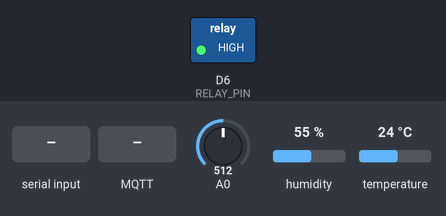
Recording of a sketch running on a simulated ESP8266 (NodeMCU). Parts: switched loads named in the sketch (green lamp = pin HIGH). The test bench sets the inputs (shaded band); at power-on: A0 = 512, humidity 55 %, temperature 24 °C. WiFi joins after 1.5 s; servers stay silent unless stated; the local clock reads 2024-03-15 10:24:30 at power-on unless the sketch sets it; storage starts empty; no MQTT or app messages arrive unless stated; web services answer with replies made up by the test bench; pins used as bus, display or sensor lines are not drawn; what the sketch prints to the serial monitor is not drawn.

Above: at 2.8 s.
2.9 s: "PUMP90\n" received over Serial
At 3.7 s:
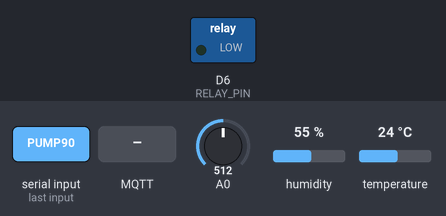
5.9 s: MQTT message "STOP" arrives on the first subscribed topic
At 7.0 s:
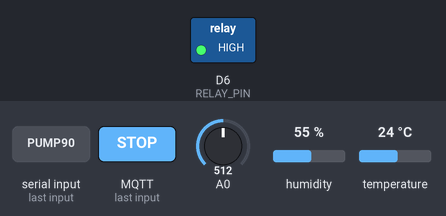
Timing chart, 0 to 8.9 s (numbered marks = the images above; inputs shaded):
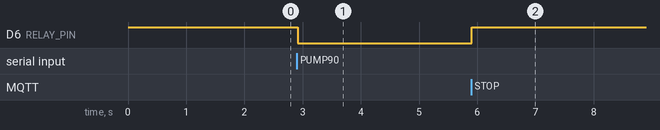

The sketch:

sulama_node.ino
```cpp
// Akıllı sulama düğümü: NodeMCU (ESP8266)
// Toprak nemi (ADS1115 / A0) + DHT11 okur. Veriyi birincil olarak ev sunucusundaki MQTT'ye (Mosquitto),
// ikincil olarak ThingSpeak'e gönderir. Seri porta da JSON satırı basar. Birincil teslim
// başarısızsa LittleFS'e CSV yedeği yazar. Pompa seri komutla ya da MQTT komutuyla, güvenli
// sınırlar içinde çalıştırılır.
//
// Gerekli kütüphaneler (Arduino IDE / PlatformIO): "DHT sensor library" (Adafruit),
// "Adafruit Unified Sensor", "PubSubClient" (Nick O'Leary), "Adafruit ADS1X15", "LittleFS".
// Kart: NodeMCU 1.0 (ESP-12E Module), ESP8266 çekirdeği 3.x.
//
// Pin Haritası (ADS1115 I2C çakışması çözülmüş - tezgâhta doğrulanmalı):
//   I2C SDA=D2 (GPIO4), SCL=D1 (GPIO5)
//   DHT=D5 (GPIO14), Röle=D6 (GPIO12), Toprak VCC=D7 (GPIO13)
//   Boot pinleri D3, D4, D8 kullanılmaz.
//
// MQTT konuları: sulama/<NODE_ID>/telemetry (JSON), /status (online/offline, retained),
//                /cmd (komut: PUMP, STOP, STATUS), /ack (komut yanıtı)

#include <Arduino.h>
#include <ESP8266WiFi.h>
#include <ESP8266HTTPClient.h>
#include <WiFiClient.h>
#include <WiFiClientSecure.h>
#include <PubSubClient.h>
#include <LittleFS.h>
#include <Wire.h>
#include <time.h>
#include <DHT.h>
#include "config.h"

// Hata bayrakları (err alanı, bit maskesi)
#define ERR_DHT 1
#define ERR_SOIL 2
#define ERR_WIFI 4
#define ERR_UPLOAD 8   // ThingSpeak gönderimi başarısız
#define ERR_MQTT 16    // MQTT yayını başarısız

static const char *BACKUP_FILE = "/backup.csv";
static const char *BACKUP_HEADER = "epoch,seq,up_s,soil_raw,soil_pct,soil_vwc,temp_c,hum_pct,pump_s,rssi,err,sent";

DHT dht(DHT_PIN, DHT11);
WiFiClient mqttNet;
PubSubClient mqtt(mqttNet);

String topicTelemetry;
String topicStatus;
String topicCmd;
String topicAck;
bool mqttTriedOnce = false;
uint32_t lastMqttTryMs = 0;

uint32_t seqNo = 0;
uint32_t lastReadMs = 0;
bool firstRead = true;

bool pumpOn = false;
bool everPumped = false;
uint32_t pumpStartMs = 0;
uint32_t pumpUntilMs = 0;
uint32_t lastPumpEndMs = 0;
uint32_t pumpTotalMs = 0;

// ---------- Mesaj yardımcısı ----------
void say(const String &msg) {
  Serial.println("# " + msg);
  if (MQTT_ENABLED && mqtt.connected()) mqtt.publish(topicAck.c_str(), msg.c_str());
}

// ---------- Röle / Pompa Güvenliği ----------
void relaySet(bool on) {
  bool pinState = RELAY_ACTIVE_LOW ? !on : on;
  digitalWrite(RELAY_PIN, pinState ? HIGH : LOW);
}

void pumpStop() {
  relaySet(false);
  if (pumpOn) {
    uint32_t now = millis();
    pumpTotalMs += (uint32_t)(now - pumpStartMs);
    lastPumpEndMs = now;
    everPumped = true;
    pumpOn = false;
    say("PUMP durdu");
  }
}

void pumpStart(int sec) {
  if (sec < 1) sec = 1;
  if (sec > PUMP_MAX_S) sec = PUMP_MAX_S;
  uint32_t now = millis();
  if (pumpOn) {
    say("PUMP zaten acik");
    return;
  }
  if (everPumped && (uint32_t)(now - lastPumpEndMs) < (uint32_t)PUMP_MIN_REST_S * 1000UL) {
    say("PUMP reddedildi: dinlenme suresi dolmadi");
    return;
  }
  relaySet(true);
  pumpOn = true;
  pumpStartMs = now;
  pumpUntilMs = now + (uint32_t)sec * 1000UL;
  say("PUMP basladi: " + String(sec) + " sn");
}

float pumpSecondsTotal() {
  uint32_t ms = pumpTotalMs;
  if (pumpOn) ms += (uint32_t)(millis() - pumpStartMs);
  return ms / 1000.0f;
}

// ---------- Sensör Okuma ve Kalibrasyon ----------
int readSoilRawChannel(int channel) {
  if (SOIL_POWER_PIN >= 0) {
    digitalWrite(SOIL_POWER_PIN, HIGH);
    delay(SOIL_SETTLE_MS);
  }
  long sum = 0;
  for (int i = 0; i < SOIL_SAMPLES; i++) {
    sum += analogRead(A0);
    delay(4);
  }
  if (SOIL_POWER_PIN >= 0) digitalWrite(SOIL_POWER_PIN, LOW);
  return (int)(sum / SOIL_SAMPLES);
}

float rawToVWC(int raw) {
  #ifdef CALIB_SLOPE
    float vwc = CALIB_SLOPE * (float)raw + CALIB_INTERCEPT;
    if (vwc < 0.0f) vwc = 0.0f;
    if (vwc > 0.60f) vwc = 0.60f;
    return vwc;
  #else
    return (float)(SOIL_RAW_DRY - raw) / (float)(SOIL_RAW_DRY - SOIL_RAW_WET) * 0.40f;
  #endif
}

float soilPercent(int raw) {
  float p = (float)(SOIL_RAW_DRY - raw) * 100.0f / (float)(SOIL_RAW_DRY - SOIL_RAW_WET);
  if (p < 0.0f) p = 0.0f;
  if (p > 100.0f) p = 100.0f;
  return p;
}

// ---------- Biçimlendirme ----------
void fmtNum(char *buf, size_t n, float v, int decimals, const char *nanText) {
  if (isnan(v)) snprintf(buf, n, "%s", nanText);
  else snprintf(buf, n, "%.*f", decimals, v);
}

void buildJson(char *out, size_t n, uint32_t ep, uint32_t upS, int soilRaw, float soilPct, float soilVwc,
               float t, float h, float pumpS, int rssi, int err) {
  char ts[12], hs[12], ps[12], pu[12], vs[12];
  fmtNum(ts, sizeof(ts), t, 1, "null");
  fmtNum(hs, sizeof(hs), h, 1, "null");
  fmtNum(ps, sizeof(ps), soilPct, 1, "null");
  fmtNum(vs, sizeof(vs), soilVwc, 3, "null");
  fmtNum(pu, sizeof(pu), pumpS, 1, "null");

  // Geriye uyumlu JSON yükü: soil_raw, soil_pct korunur + soil_vwc_0 eklenir
  snprintf(out, n,
           "{\"node\":\"%s\",\"seq\":%lu,\"up\":%lu,\"ts\":%lu,\"soil_raw\":%d,\"soil_pct\":%s,"
           "\"soil_vwc\":%s,\"temp_c\":%s,\"hum_pct\":%s,\"pump_s\":%s,\"rssi\":%d,\"err\":%d}",
           NODE_ID, (unsigned long)seqNo, (unsigned long)upS, (unsigned long)ep, soilRaw, ps, vs, ts, hs, pu, rssi,
           err);
}

// ---------- Yerel Yedek (LittleFS) ----------
void backupAppend(const char *line) {
  FSInfo info;
  if (LittleFS.info(info) && info.usedBytes > BACKUP_MAX_BYTES) return;
  bool isNew = !LittleFS.exists(BACKUP_FILE);
  File f = LittleFS.open(BACKUP_FILE, "a");
  if (!f) return;
  if (isNew) f.println(BACKUP_HEADER);
  f.println(line);
  f.close();
}

// ---------- ThingSpeak ----------
bool tsPost(const String &body) {
  HTTPClient http;
  http.setTimeout(4000);
  int code = -1;
  String resp;
  if (TS_USE_HTTPS) {
    BearSSL::WiFiClientSecure client;
    client.setInsecure();
    if (!http.begin(client, "https://api.thingspeak.com/update")) return false;
    http.addHeader("Content-Type", "application/x-www-form-urlencoded");
    code = http.POST(body);
    if (code > 0) resp = http.getString();
    http.end();
  } else {
    WiFiClient client;
    if (!http.begin(client, "http://api.thingspeak.com/update")) return false;
    http.addHeader("Content-Type", "application/x-www-form-urlencoded");
    code = http.POST(body);
    if (code > 0) resp = http.getString();
    http.end();
  }
  resp.trim();
  return code == 200 && resp.length() > 0 && resp != "0";
}

// ---------- Komutlar ----------
void printStatus() {
  say(String("durum: wifi=") + (WiFi.status() == WL_CONNECTED ? "bagli" : "yok") + ", mqtt=" +
      (mqtt.connected() ? "bagli" : "yok") + ", up=" + String(millis() / 1000) + "s, seq=" + String(seqNo) +
      ", pompa=" + (pumpOn ? "acik" : "kapali") + ", toplam_pompa=" + String(pumpSecondsTotal(), 1) + "s");
}

void handleCommand(const String &raw, bool fromSerial) {
  String cmd = raw;
  cmd.trim();
  cmd.toUpperCase();
  if (cmd.length() == 0) return;

  if (cmd.startsWith("PUMP")) {
    int sec = cmd.substring(4).toInt();
    if (sec <= 0) say("kullanim: PUMP <saniye>");
    else pumpStart(sec);
  } else if (cmd == "STOP") {
    pumpStop();
  } else if (cmd == "STATUS") {
    printStatus();
  } else if (fromSerial && cmd == "RAW") {
    say("RAW=" + String(readSoilRawChannel(0)));
  } else if (fromSerial && cmd == "DUMP") {
    if (!LittleFS.exists(BACKUP_FILE)) {
      say("yedek dosyasi yok");
    } else {
      File f = LittleFS.open(BACKUP_FILE, "r");
      Serial.println("# DUMP basliyor");
      while (f && f.available()) Serial.write(f.read());
      if (f) f.close();
      Serial.println("# DUMP bitti");
    }
  } else if (fromSerial && cmd == "CLEAR") {
    LittleFS.remove(BACKUP_FILE);
    say("yedek silindi");
  } else {
    say(fromSerial ? "komutlar: RAW, PUMP <sn>, STOP, STATUS, DUMP, CLEAR" : "komutlar: PUMP <sn>, STOP, STATUS");
  }
}

void handleSerial() {
  while (Serial.available()) {
    String cmd = Serial.readStringUntil('\n');
    handleCommand(cmd, true);
  }
}

void onMqttMessage(char *topic, byte *payload, unsigned int len) {
  String cmd;
  for (unsigned int i = 0; i < len && i < 32; i++) cmd += (char)payload[i];
  handleCommand(cmd, false);
}

// ---------- MQTT ----------
bool mqttEnsure() {
  if (!MQTT_ENABLED) return false;
  if (WiFi.status() != WL_CONNECTED) return false;
  if (mqtt.connected()) return true;
  uint32_t now = millis();
  if (mqttTriedOnce && (uint32_t)(now - lastMqttTryMs) < 10000UL) return false;
  mqttTriedOnce = true;
  lastMqttTryMs = now;
  bool ok = mqtt.connect(NODE_ID, MQTT_USER, MQTT_PASS, topicStatus.c_str(), 1, true, "offline");
  if (ok) {
    mqtt.publish(topicStatus.c_str(), "online", true);
    mqtt.subscribe(topicCmd.c_str());
    Serial.println("# MQTT baglandi");
  } else {
    Serial.printf("# MQTT baglanamadi, durum=%d\n", mqtt.state());
  }
  return ok;
}

// ---------- WiFi ----------
void connectWifi(uint32_t timeoutMs) {
  if (WiFi.status() == WL_CONNECTED) return;
  WiFi.mode(WIFI_STA);
  WiFi.begin(WIFI_SSID, WIFI_PASS);
  uint32_t t0 = millis();
  while (WiFi.status() != WL_CONNECTED && (uint32_t)(millis() - t0) < timeoutMs) {
    delay(250);
  }
  if (WiFi.status() == WL_CONNECTED) {
    Serial.printf("# WiFi baglandi, IP: %s\n", WiFi.localIP().toString().c_str());
  } else {
    Serial.println("# WiFi baglanamadi");
  }
}

void doReading() {
  seqNo++;
  int err = 0;

  int soilRaw = readSoilRawChannel(0);
  float soilPct = soilPercent(soilRaw);
  float soilVwc = rawToVWC(soilRaw);
  if (soilRaw <= 5 || soilRaw >= 1023) err |= ERR_SOIL;

  float t = dht.readTemperature();
  float h = dht.readHumidity();
  if (isnan(t) || isnan(h)) {
    err |= ERR_DHT;
    t = NAN;
    h = NAN;
  }

  float pumpS = pumpSecondsTotal();
  bool wifiUp = (WiFi.status() == WL_CONNECTED);
  int rssi = wifiUp ? WiFi.RSSI() : 0;
  uint32_t upS = millis() / 1000;
  time_t epoch = time(nullptr);
  uint32_t ep = (epoch > 1700000000) ? (uint32_t)epoch : 0;
  if (!wifiUp) err |= ERR_WIFI;

  int sent = 0;

  // 1) Birincil: Yerel MQTT
  if (MQTT_ENABLED) {
    if (wifiUp && mqttEnsure()) {
      char json[280];
      buildJson(json, sizeof(json), ep, upS, soilRaw, soilPct, soilVwc, t, h, pumpS, rssi, err);
      if (mqtt.publish(topicTelemetry.c_str(), json)) sent |= 2;
    }
    if (!(sent & 2)) err |= ERR_MQTT;
  }

  // 2) İkincil: ThingSpeak (8 Alan Eşlemesi)
  if (TS_ENABLED && wifiUp) {
    String body = "api_key=" TS_WRITE_KEY;
    body += "&field1=" + String(soilRaw);
    body += "&field2=" + String(soilPct, 1);
    if (!isnan(t)) body += "&field3=" + String(t, 1);
    if (!isnan(h)) body += "&field4=" + String(h, 1);
    body += "&field5=" + String(pumpS, 1);
    body += "&field6=" + String(rssi);
    body += "&field7=" + String(seqNo);
    body += "&field8=" + String(err);
    if (tsPost(body)) sent |= 1;
    else err |= ERR_UPLOAD;
  } else if (TS_ENABLED) {
    err |= ERR_UPLOAD;
  }

  // Seri porta JSON bas
  char json[280];
  buildJson(json, sizeof(json), ep, upS, soilRaw, soilPct, soilVwc, t, h, pumpS, rssi, err);
  Serial.println(json);

  // Yedek LittleFS
  bool primaryOk = MQTT_ENABLED ? ((sent & 2) != 0) : ((sent & 1) != 0);
  if (!primaryOk) {
    char tt[12], hh[12], pp[12], uu[12], vs[12], line[180];
    fmtNum(tt, sizeof(tt), t, 1, "");
    fmtNum(hh, sizeof(hh), h, 1, "");
    fmtNum(pp, sizeof(pp), soilPct, 1, "");
    fmtNum(vs, sizeof(vs), soilVwc, 3, "");
    fmtNum(uu, sizeof(uu), pumpS, 1, "");
    snprintf(line, sizeof(line), "%lu,%lu,%lu,%d,%s,%s,%s,%s,%s,%d,%d,%d", (unsigned long)ep, (unsigned long)seqNo,
             (unsigned long)upS, soilRaw, pp, vs, tt, hh, uu, rssi, err, sent);
    backupAppend(line);
  }
}

void setup() {
  // Önce röleyi KAPALI yap (aktif-LOW röle için HIGH yazılır)
  pinMode(RELAY_PIN, OUTPUT);
  relaySet(false);

  if (SOIL_POWER_PIN >= 0) {
    pinMode(SOIL_POWER_PIN, OUTPUT);
    digitalWrite(SOIL_POWER_PIN, LOW);
  }

  Serial.begin(115200);
  Serial.setTimeout(50);
  delay(150);
  Serial.println();
  Serial.println("# sulama_node basliyor (ADS1115 uyumlu)");

  topicTelemetry = String("sulama/") + NODE_ID + "/telemetry";
  topicStatus = String("sulama/") + NODE_ID + "/status";
  topicCmd = String("sulama/") + NODE_ID + "/cmd";
  topicAck = String("sulama/") + NODE_ID + "/ack";

  dht.begin();
  if (!LittleFS.begin()) {
    Serial.println("# LittleFS baslatilamadi");
  }

  if (MQTT_ENABLED) {
    mqtt.setServer(MQTT_HOST, MQTT_PORT);
    mqtt.setCallback(onMqttMessage);
  }

  configTime(0, 0, "pool.ntp.org", "time.nist.gov");
  connectWifi(10000);
}

void loop() {
  handleSerial();

  if (pumpOn && (int32_t)(millis() - pumpUntilMs) >= 0) {
    pumpStop();
  }

  if (MQTT_ENABLED) {
    if (WiFi.status() == WL_CONNECTED) mqttEnsure();
    mqtt.loop();
  }

  uint32_t now = millis();
  if (firstRead || (uint32_t)(now - lastReadMs) >= (uint32_t)READ_INTERVAL_S * 1000UL) {
    firstRead = false;
    lastReadMs = now;
    doReading();
  }

  delay(20);
}
```

config.example.h
```cpp
// config.example.h -> config.h olarak kopyala ve doldur. config.h git'e girmez (.gitignore).
#pragma once

// ---- Düğüm kimliği (birden fazla düğümde farklı olmalı, MQTT konularında kullanılır) ----
#define NODE_ID "node01"

// ---- Wi-Fi ----
#define WIFI_SSID "EV_AGI_ADI"
#define WIFI_PASS "WIFI_SIFRESI"

// ---- Yerel MQTT (ev sunucusu, birincil teslim) ----
// Sunucuya modemden SABİT IP ver (DHCP rezervasyonu), buraya onu yaz.
#define MQTT_ENABLED true
#define MQTT_HOST "192.168.1.50"
#define MQTT_PORT 1883
#define MQTT_USER "sulama"
#define MQTT_PASS "MQTT_SIFRESI"

// ---- ThingSpeak (bulut, ikincil teslim) ----
#define TS_ENABLED true
// Write API Key: kanalın "API Keys" sekmesinden.
#define TS_WRITE_KEY "THINGSPEAK_WRITE_KEY"
#define TS_USE_HTTPS true

// ---- Yeni Pin Haritası (ADS1115 I2C çakışması çözülmüş - tezgâhta doğrulanmalı) ----
// D1=SCL (GPIO5), D2=SDA (GPIO4) -> ADS1115 I2C
// D5=DHT11 (GPIO14), D6=Röle (GPIO12), D7=Toprak Güç (GPIO13)
// Boot pinleri D3 (GPIO0), D4 (GPIO2), D8 (GPIO15) KULLANILMAZ!
#define I2C_SDA_PIN D2
#define I2C_SCL_PIN D1
#define DHT_PIN D5
#define RELAY_PIN D6
#define SOIL_POWER_PIN D7   // -1: sensör sürekli 3V3'te
#define SOIL_SETTLE_MS 50

// ---- ADS1115 Desteği (Çok Kanallı Toprak Nemi) ----
#define USE_ADS1115 true
#define ADS1115_I2C_ADDR 0x48

// ---- Röle Güvenliği ----
// Aktif-LOW röleler için açılışta HIGH sürülerek rölenin KAPALI kalması sağlanır.
#define RELAY_ACTIVE_LOW true

// ---- Toprak Nemi Kalibrasyon Katsayıları (Gravimetrik Kalibrasyon) ----
// theta_vwc = CALIB_SLOPE * raw + CALIB_INTERCEPT (veya kuru/ıslak yüzde)
#define SOIL_RAW_DRY 1000   // Kuru hava referansı
#define SOIL_RAW_WET 400    // Su referansı
#define CALIB_SLOPE -0.00052f
#define CALIB_INTERCEPT 0.520f
#define SOIL_SAMPLES 16

// ---- Zamanlama ----
#define READ_INTERVAL_S 60

// ---- Pompa Güvenlik Sınırları ----
#define PUMP_MAX_S 20       // Tek komutta azami çalışma süresi (sn)
#define PUMP_MIN_REST_S 60  // İki çalışma arası asgari dinlenme süresi (sn)

// ---- Yerel Yedek (LittleFS) ----
#define BACKUP_MAX_BYTES 200000
```

Measured:
- after the input at 2.9 s, D6 (RELAY_PIN): HIGH → LOW at once
- after the input at 5.9 s, D6 (RELAY_PIN): LOW → HIGH at once
